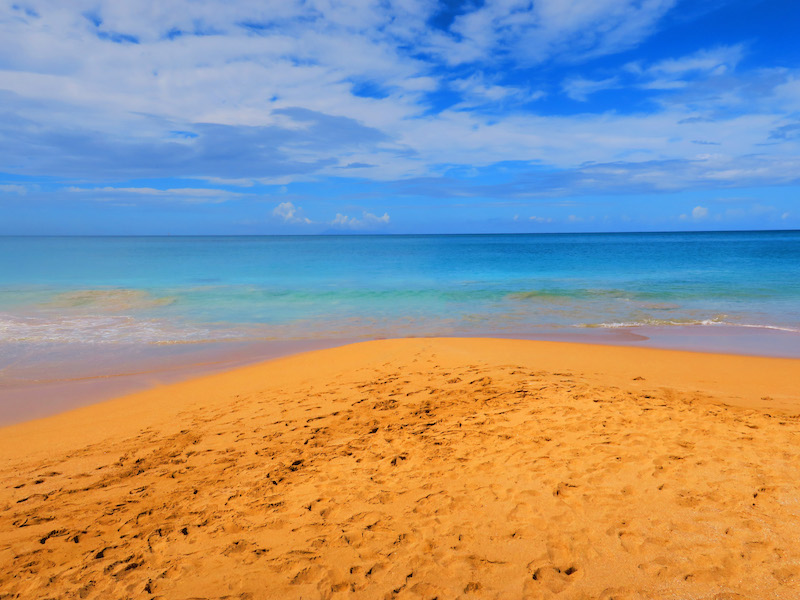
#> input picture CSEPC_110/W07/beach.jpg, 800 x 600 px, found by its file name
$ python 07_prove_assignment_milestone.py
#> lines starting #> are read from the running program, lines starting #| are printed output that depends on the picture
import os
os.system("clear")
# picture = os.path.join(os.getcwd(),'CSEPC_110/W07/beach.jpg')
from PIL import Image
print("the library is working correctly")


image_original = Image.open('CSEPC_110/W07/beach.jpg')
#> image_original is the input picture: PIL image 800x600 RGB; mean R, G, B 152.6, 148, 143.9

print(image_original.size)
#| (800, 600)
print(image_original.format)
#| JPEG

pixels_original = image_original.load()

print(pixels_original[200, 100])
#| (160, 178, 214)

#for 'range(x,x) it's the position on the image where the
#first 'x' in the sequence is starting on the left side of the image being 0
#the 2nd 'x' in the sequence is how far(in pixels) right to go

for y in range (0, 300):
    for x in range(0, 400):
        (r, g, b) = pixels_original[x, y]
        pixels_original[x, y] = (10, g, 200)

image_original.show()
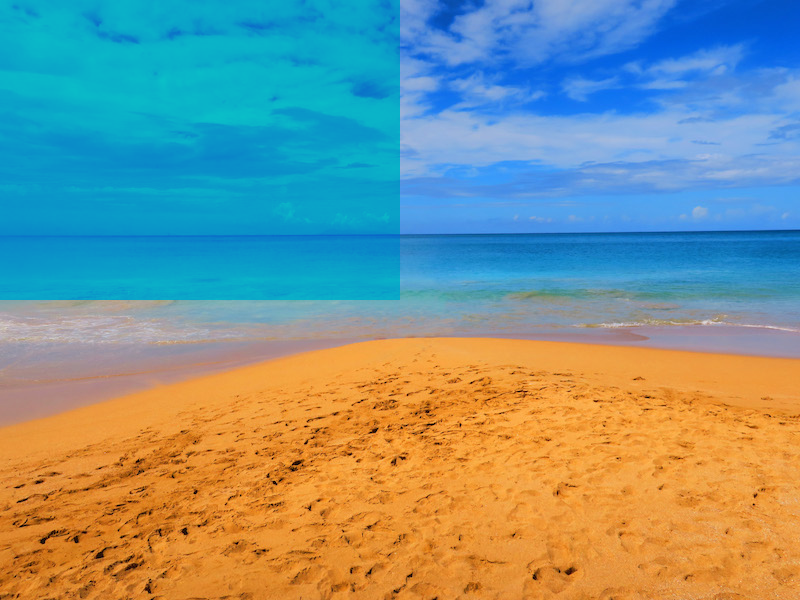
#> shown: PIL image 800x600 RGB; mean R, G, B 126.9, 148, 141.2
# image_original.save('newThing.jpg')
